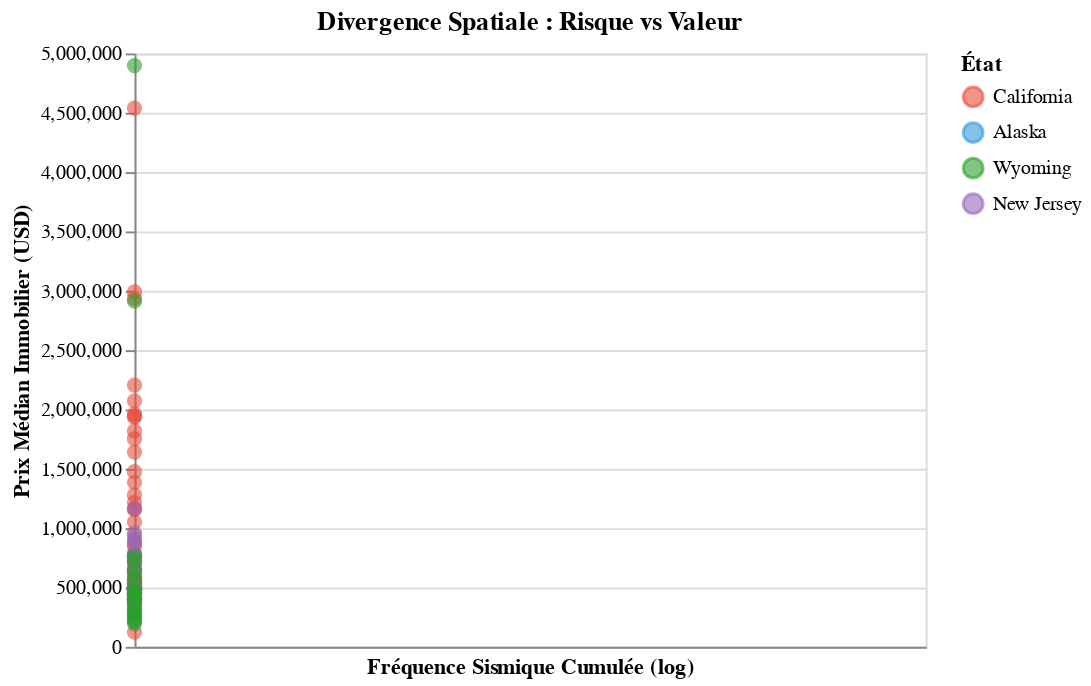

The cell this chart's notebook holds for it:
### Code cell
import altair as alt

def create_risk_price_scatter(df_county_all):
    # Échelle de couleur cohérente pour les 4 États
    color_scale = alt.Scale(
        domain=["California", "Alaska", "Wyoming", "New Jersey"],
        range=["#e74c3c", "#3498db", "#2ca02c", "#9467bd"]
    )

    scatter = alt.Chart(df_county_all).mark_circle(size=60, opacity=0.6).encode(
        x=alt.X('n_earthquakes:Q', 
                title='Fréquence Sismique Cumulée (log)',
                scale=alt.Scale(type='log')),
        y=alt.Y('avg_price:Q', 
                title='Prix Médian Immobilier (USD)',
                scale=alt.Scale(zero=False)),
        color=alt.Color('state:N', scale=color_scale, title="État"),
        tooltip=['county:N', 'state:N', 'avg_price:Q', 'n_earthquakes:Q']
    ).properties(
        width=400,
        height=300,
        title="Divergence Spatiale : Risque vs Valeur"
    )

    # Ajout d'une ligne de régression globale pour souligner l'absence de pente
    regression = scatter.transform_regression(
        'n_earthquakes', 'avg_price'
    ).mark_line(color='black', strokeDash=[5,5])

    return scatter + regression

create_risk_price_scatter(df_county_ACNJW)

### Figure 1 — Vega-Lite specification as saved in the notebook (floating-point values rounded to 4 significant figures; data arrays with more than 128 entries replaced by an {"elided": "..."} marker saying what was removed)
{"config": {"view": {"continuousWidth": 300, "continuousHeight": 300}}, "layer": [{"mark": {"type": "circle", "opacity": 0.6, "size": 60}, "encoding": {"color": {"field": "state", "scale": {"domain": ["California", "Alaska", "Wyoming", "New Jersey"], "range": ["#e74c3c", "#3498db", "#2ca02c", "#9467bd"]}, "title": "État", "type": "nominal"}, "tooltip": [{"field": "county", "type": "nominal"}, {"field": "state", "type": "nominal"}, {"field": "avg_price", "type": "quantitative"}, {"field": "n_earthquakes", "type": "quantitative"}], "x": {"field": "n_earthquakes", "scale": {"type": "log"}, "title": "Fréquence Sismique Cumulée (log)", "type": "quantitative"}, "y": {"field": "avg_price", "scale": {"zero": false}, "title": "Prix Médian Immobilier (USD)", "type": "quantitative"}}, "title": "Divergence Spatiale : Risque vs Valeur"}, {"mark": {"type": "line", "color": "black", "strokeDash": [5, 5]}, "encoding": {"color": {"field": "state", "scale": {"domain": ["California", "Alaska", "Wyoming", "New Jersey"], "range": ["#e74c3c", "#3498db", "#2ca02c", "#9467bd"]}, "title": "État", "type": "nominal"}, "tooltip": [{"field": "county", "type": "nominal"}, {"field": "state", "type": "nominal"}, {"field": "avg_price", "type": "quantitative"}, {"field": "n_earthquakes", "type": "quantitative"}], "x": {"field": "n_earthquakes", "scale": {"type": "log"}, "title": "Fréquence Sismique Cumulée (log)", "type": "quantitative"}, "y": {"field": "avg_price", "scale": {"zero": false}, "title": "Prix Médian Immobilier (USD)", "type": "quantitative"}}, "title": "Divergence Spatiale : Risque vs Valeur", "transform": [{"on": "n_earthquakes", "regression": "avg_price"}]}], "data": {"name": "data-b891900022f2004b3d714370a7ca3170"}, "height": 300, "width": 400, "$schema": "https://vega.github.io/schema/vega-lite/v5.20.1.json", "datasets": {"data-b891900022f2004b3d714370a7ca3170": {"elided": "159 records"}}}
